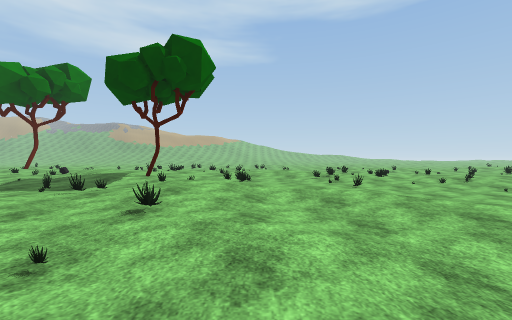
view 1 (above)

24 first-person views from a walk through a scene from a Unity 3-D project. The camera is 1.3 m above the floor, looks level and sees 90° across. The floor is counted in squares, 2 m on a side. Each view is taken from the middle of a square. On the plan, view 1 faces up. The plan holds only what a view shows up to about 9 squares ahead; the rest is blank. The place goes on beyond the plan. The player is left out. Some surface patterns are stand-ins.

view 2
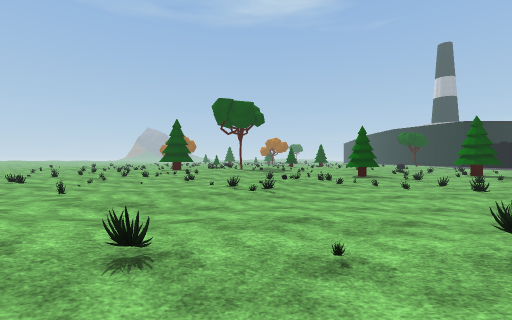

view 3
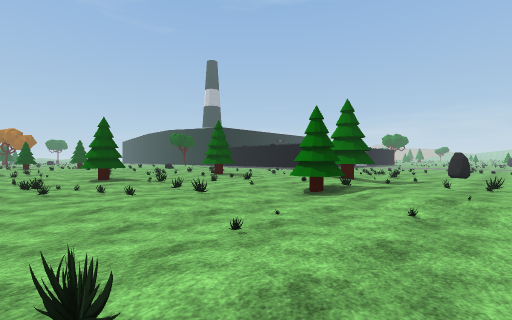

view 4
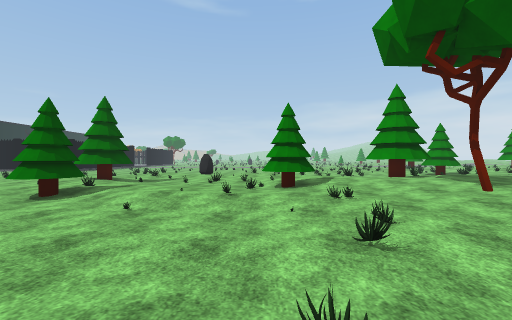

view 5
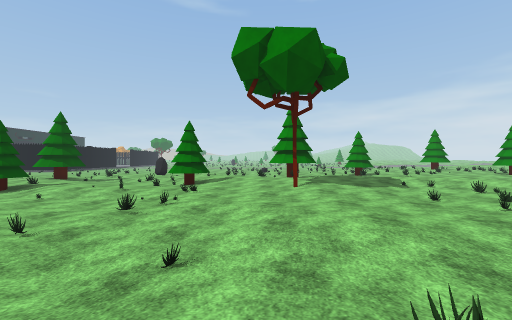

view 6
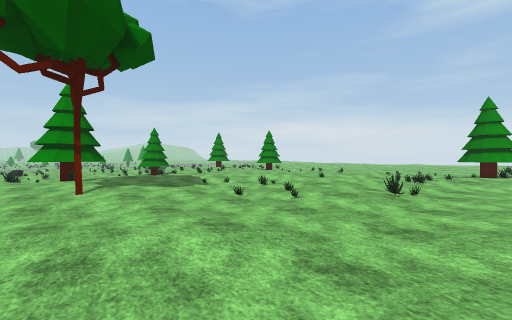

view 7
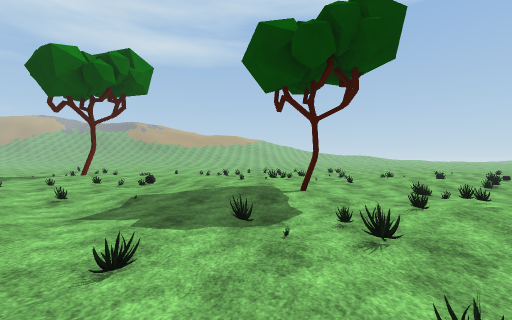

view 8
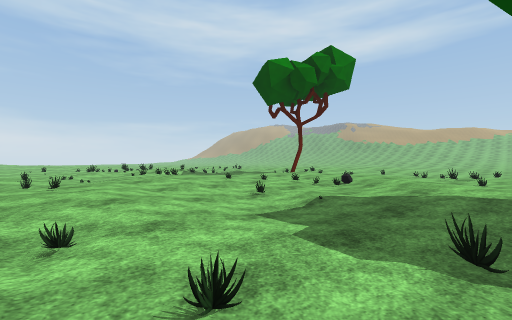

view 9
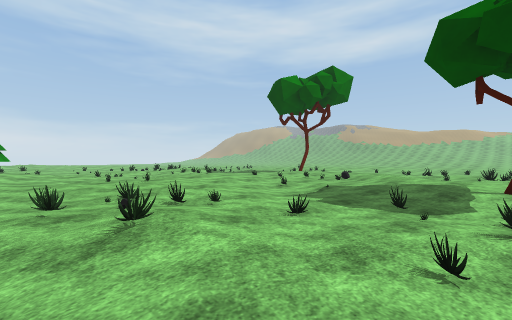

view 10
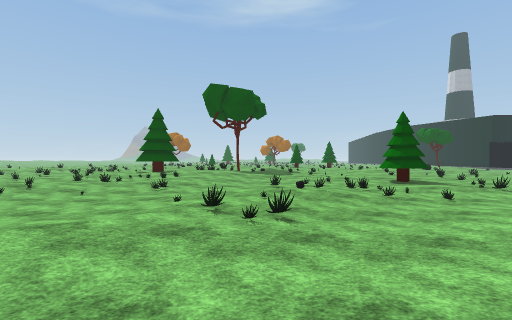

view 11
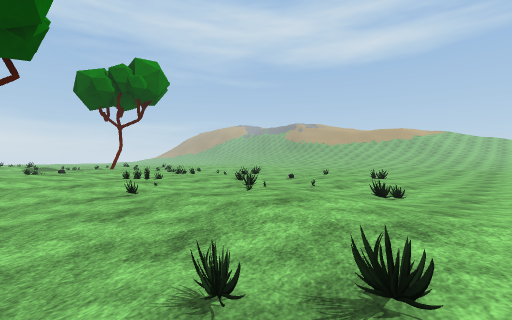

view 12
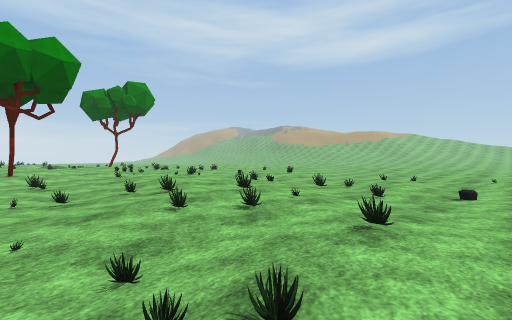

view 13
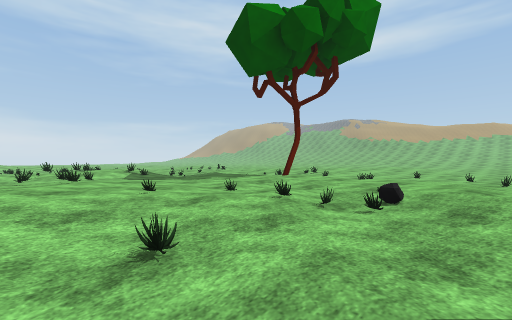

view 14
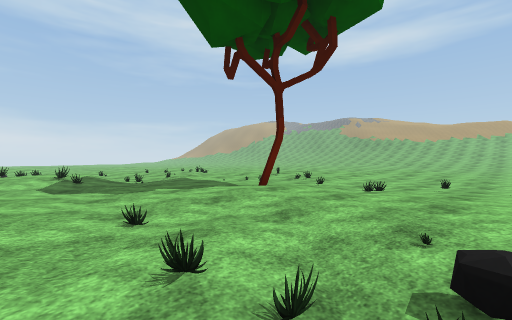

view 15
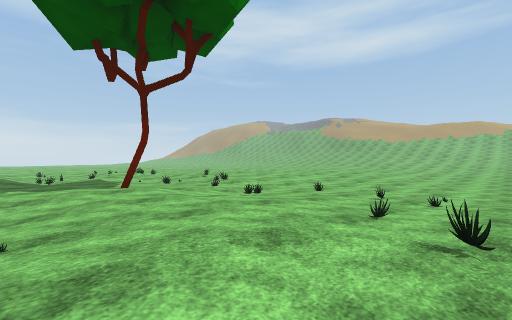

view 16
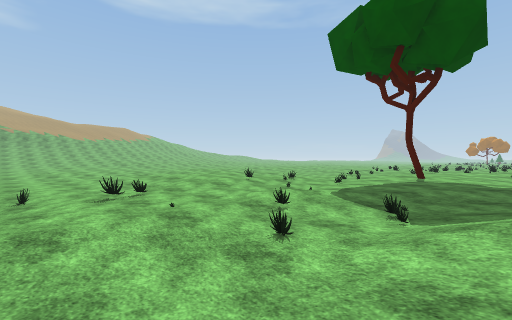

view 17
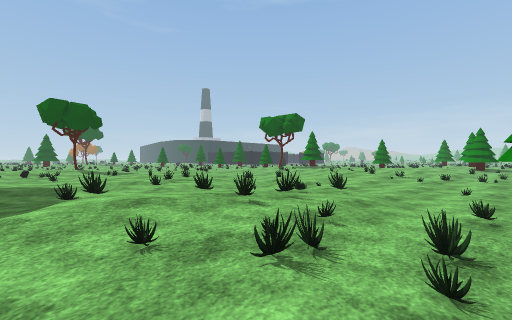

view 18
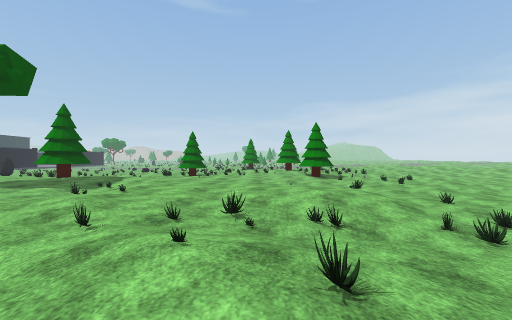

view 19
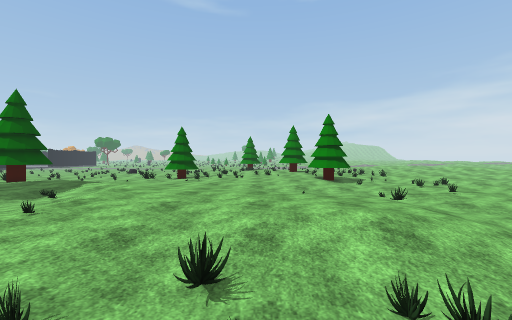

view 20
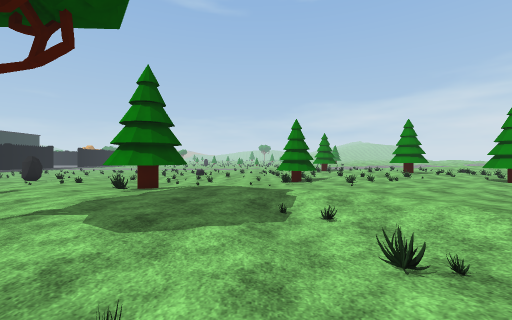

view 21
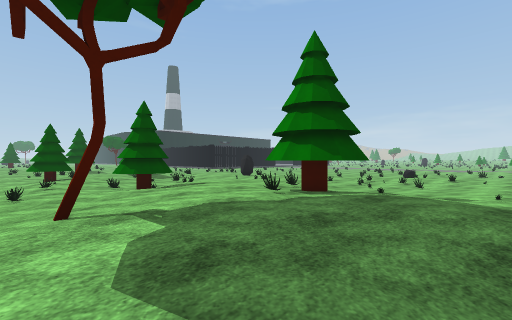

view 22
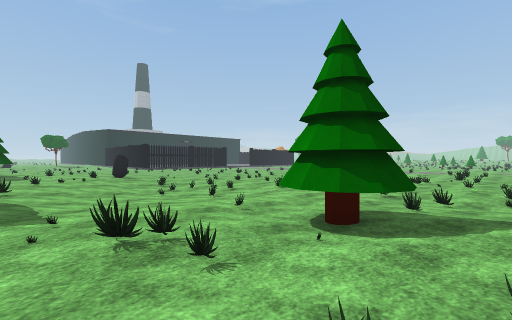

view 23
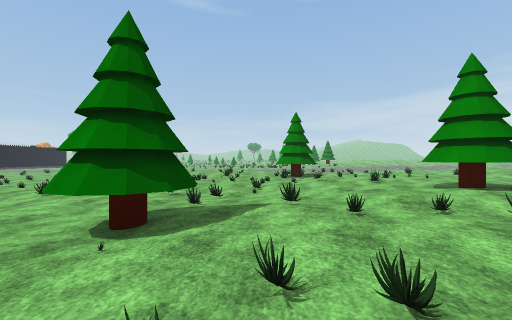

view 24
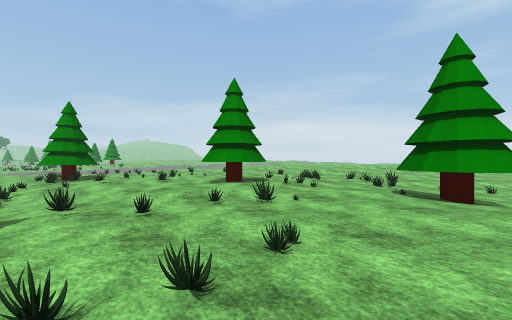

### Floor plan
Key: @ floor where view 1 was taken; # wall or solid block; x gap in a wall; . main floor; : floor 0.25 m higher than the main floor; - floor 0.25 m lower than the main floor; + floor 0.5 m higher than the main floor; * floor 0.75 m higher than the main floor; / step, stairs or slope; = window, fence, low wall or low ledge; O other object.
Columns run from 19 left of view 1 to 9 right of it. Each row starts with its distance up from view 1.
 20 :.::       :...      -.
 19 :..::     /...-     --.
 18 :..//+   ....--    .--- ../
 17 .../:+  /...---    ..-- ./:
 16 =.//+=::/....//   :=/-. .//
 15 .==::/.=/..==./=/.::/....//
 14 =::://..=/=:::::/../.--/:/.
 13 ::://:/:://::==::///=..=//.
 12 ./==/:::O++++:=:::=/////=..
 11 ../==/:++++++/==::::+/::/..
 10 /////:/+::://///=//+//=::..=
  9  =/*=//::=:/=/////=//=====..:
  8 ====///+++::://+//.=./.=.=:=.
  7 ::=///==++/=////O/......./.=.
  6 =/=/./=+++//./:::/=/...---.=#
  5 :://..//++////.===+/::/---.==
  4 .::.//:: =++//=:=/:/.//..-=/:
  3 ..://+/= +++==/:=:=/./=./.-//
  2  .////:::+/:=/=//.../.=.: --.
  1 #://=/::::::=///: ...-..=.=-/
  0 #:.///::=::::../::=@.---/..=/
 -1 /===/==/++:::/..=.:/-..-=x=/:
 -2 ./////++//:::/.=.../-..==/.#:
 -3 =//++++//:=::::/......==-//#:
 -4 .//++++/=::+:::=///......=..
 -5 /=//+++///++O/::=::/#...=..=
 -6 =..//++///++++:##/:::::=..
 -7 /////:+/++++#++#.../::::
 -8 //:::++: //##++:===//##:
 -9 /##+::::::/##=: /....#
-10 /##+::===:/../=:/....
-11 =++=+::x.:/.-/.:=.::
-12 =++/==:##./-=-//
-13 =##+/=:# ..====.
-14 =##////=..=.//-
-15 :++:///. ....
-16 +++==/=/.
-17 +:/+//:==
-18 ::= ::...
-19     ##.==
-20      #.=/
-21       .:

Positions as (right, up) in squares from view 1, and headings:
1: (0, 0), facing up
2: (-3, 2), facing right
3: (-2, 0), facing down-right
4: (-3, 0), facing down
5: (-6, 2), facing down
6: (-6, 1), facing down-left
7: (-4, 2), facing up
8: (-4, 3), facing up-left
9: (-3, 1), facing up-left
10: (0, 2), facing right
11: (3, 8), facing up-left
12: (7, 7), facing up-left
13: (-6, 6), facing up-left
14: (-7, 8), facing up-left
15: (-5, 10), facing up-left
16: (-19, 10), facing up-right
17: (-19, 10), facing down-right
18: (-15, 2), facing down
19: (-15, 0), facing down
20: (-10, -2), facing down
21: (-10, -4), facing down-right
22: (-13, -9), facing down-right
23: (-13, -9), facing down
24: (-13, -9), facing down-left
